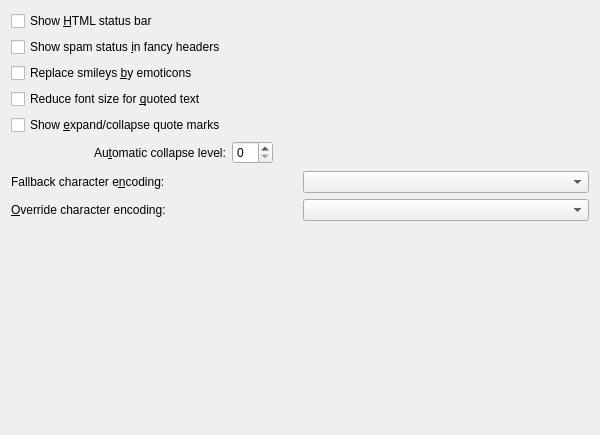
<?xml version="1.0" encoding="UTF-8"?>
<ui version="4.0">
 <author>/*  Copyright (C) 2009 Klarälvdalens Datakonsult AB, a KDAB Group company, info@kdab.net
  Copyright (c) 2009 Andras Mantia &lt;andras@kdab.net&gt;

  This program is free software; you can redistribute it and/or modify
  it under the terms of the GNU General Public License as published by
  the Free Software Foundation; either version 2 of the License, or
  (at your option) any later version.

  This program is distributed in the hope that it will be useful,
  but WITHOUT ANY WARRANTY; without even the implied warranty of
  MERCHANTABILITY or FITNESS FOR A PARTICULAR PURPOSE. See the
  GNU General Public License for more details.

  You should have received a copy of the GNU General Public License along
  with this program; if not, write to the Free Software Foundation, Inc.,
  51 Franklin Street, Fifth Floor, Boston, MA 02110-1301, USA.
*/</author>
 <class>Settings</class>
 <widget class="QWidget" name="Settings">
  <property name="geometry">
   <rect>
    <x>0</x>
    <y>0</y>
    <width>600</width>
    <height>435</height>
   </rect>
  </property>
  <property name="windowTitle">
   <string>Viewer settings</string>
  </property>
  <layout class="QGridLayout" name="gridLayout_2">
   <item row="0" column="0" colspan="2">
    <widget class="QCheckBox" name="kcfg_showColorBar">
     <property name="text">
      <string>Show &amp;HTML status bar</string>
     </property>
    </widget>
   </item>
   <item row="1" column="0" colspan="2">
    <widget class="QCheckBox" name="kcfg_showSpamStatus">
     <property name="text">
      <string>Show spam status &amp;in fancy headers</string>
     </property>
    </widget>
   </item>
   <item row="2" column="0" colspan="2">
    <widget class="QCheckBox" name="kcfg_ShowEmoticons">
     <property name="text">
      <string>Replace smileys &amp;by emoticons</string>
     </property>
    </widget>
   </item>
   <item row="3" column="0" colspan="2">
    <widget class="QCheckBox" name="kcfg_ShrinkQuotes">
     <property name="text">
      <string>Reduce font size for &amp;quoted text</string>
     </property>
    </widget>
   </item>
   <item row="4" column="0" colspan="2">
    <widget class="QCheckBox" name="kcfg_ShowExpandQuotesMark">
     <property name="text">
      <string>Show &amp;expand/collapse quote marks</string>
     </property>
    </widget>
   </item>
   <item row="5" column="0">
    <spacer name="horizontalSpacer">
     <property name="orientation">
      <enum>Qt::Horizontal</enum>
     </property>
     <property name="sizeType">
      <enum>QSizePolicy::Fixed</enum>
     </property>
     <property name="sizeHint" stdset="0">
      <size>
       <width>40</width>
       <height>24</height>
      </size>
     </property>
    </spacer>
   </item>
   <item row="5" column="1">
    <widget class="QLabel" name="label">
     <property name="text">
      <string>Au&amp;tomatic collapse level:</string>
     </property>
     <property name="buddy">
      <cstring>kcfg_CollapseQuoteLevelSpin</cstring>
     </property>
    </widget>
   </item>
   <item row="5" column="2">
    <widget class="KIntSpinBox" name="kcfg_CollapseQuoteLevelSpin"/>
   </item>
   <item row="5" column="3">
    <spacer name="horizontalSpacer_2">
     <property name="orientation">
      <enum>Qt::Horizontal</enum>
     </property>
     <property name="sizeHint" stdset="0">
      <size>
       <width>273</width>
       <height>24</height>
      </size>
     </property>
    </spacer>
   </item>
   <item row="6" column="0" colspan="4">
    <layout class="QGridLayout" name="gridLayout">
     <item row="0" column="0">
      <widget class="QLabel" name="label_2">
       <property name="sizePolicy">
        <sizepolicy hsizetype="Preferred" vsizetype="Maximum">
         <horstretch>0</horstretch>
         <verstretch>0</verstretch>
        </sizepolicy>
       </property>
       <property name="text">
        <string>Fallback character e&amp;ncoding:</string>
       </property>
       <property name="buddy">
        <cstring>kcfg_FallbackCharacterEncoding</cstring>
       </property>
      </widget>
     </item>
     <item row="0" column="1">
      <widget class="KComboBox" name="kcfg_FallbackCharacterEncoding">
       <property name="sizePolicy">
        <sizepolicy hsizetype="Preferred" vsizetype="Maximum">
         <horstretch>0</horstretch>
         <verstretch>0</verstretch>
        </sizepolicy>
       </property>
      </widget>
     </item>
     <item row="1" column="0">
      <widget class="QLabel" name="label_3">
       <property name="sizePolicy">
        <sizepolicy hsizetype="Preferred" vsizetype="Maximum">
         <horstretch>0</horstretch>
         <verstretch>0</verstretch>
        </sizepolicy>
       </property>
       <property name="text">
        <string>&amp;Override character encoding:</string>
       </property>
       <property name="buddy">
        <cstring>kcfg_OverrideCharacterEncoding</cstring>
       </property>
      </widget>
     </item>
     <item row="1" column="1">
      <widget class="KComboBox" name="kcfg_OverrideCharacterEncoding">
       <property name="sizePolicy">
        <sizepolicy hsizetype="Preferred" vsizetype="Maximum">
         <horstretch>0</horstretch>
         <verstretch>0</verstretch>
        </sizepolicy>
       </property>
      </widget>
     </item>
    </layout>
   </item>
   <item row="7" column="0">
    <spacer name="verticalSpacer">
     <property name="orientation">
      <enum>Qt::Vertical</enum>
     </property>
     <property name="sizeHint" stdset="0">
      <size>
       <width>20</width>
       <height>40</height>
      </size>
     </property>
    </spacer>
   </item>
  </layout>
 </widget>
 <customwidgets>
  <customwidget>
   <class>KIntSpinBox</class>
   <extends>QSpinBox</extends>
   <header>knuminput.h</header>
  </customwidget>
  <customwidget>
   <class>KComboBox</class>
   <extends>QComboBox</extends>
   <header>kcombobox.h</header>
  </customwidget>
 </customwidgets>
 <resources/>
 <connections/>
</ui>
